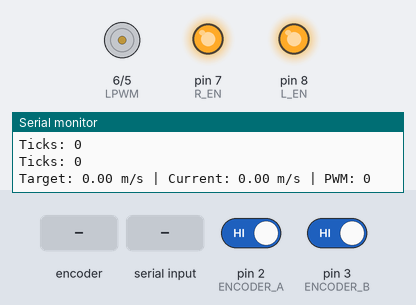
Simulated run of this sketch. Board: Arduino Uno, built with avr-gcc and run on an emulated ATmega328P. On the bench: motor-driver pin pairs drawn as motors (green arrow = first pin HIGH = forward, orange = second pin HIGH = backward, longer = more drive), output pins drawn as LEDs (lit = HIGH), the last lines printed to the serial monitor. The test bench sets the inputs (shaded band); at power-on: pin 2 (ENCODER_A) HIGH, pin 3 (ENCODER_B) HIGH.

Above: at 1.2 s.
1.3 s: rotary encoder on pin 2 (ENCODER_A) / pin 3 (ENCODER_B) turned 2 steps (second pin leading)
At 1.53 s:
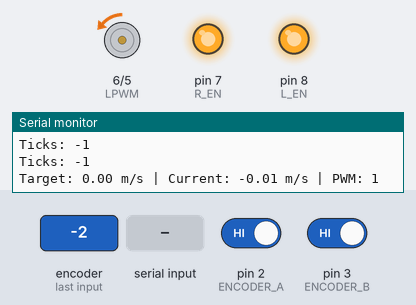
3.2 s: "90,45\n" received over Serial
At 4.1 s:
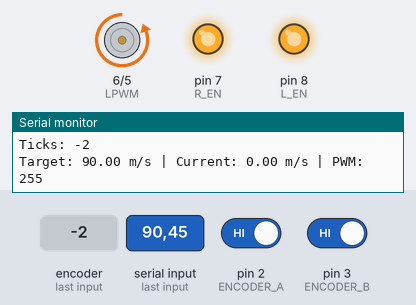
4.7 s: "200\n" received over Serial
At 5.1 s:
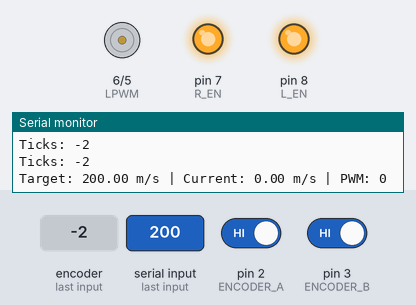
7.7 s: "5\n" received over Serial
At 8.3 s:
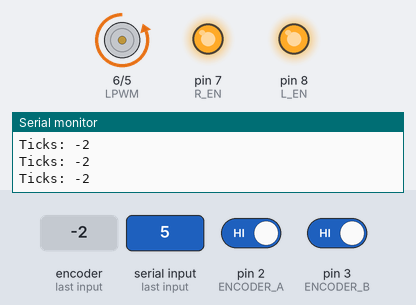
Timing chart, 0 to 10.3 s (numbered marks = the images above; inputs shaded):
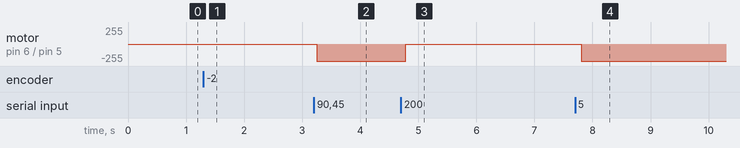

The sketch:

speed_control_with_encoder.ino
```cpp
// === Motor control pins for BTS7960 ===
const int RPWM = 5;
const int LPWM = 6;
const int R_EN = 7;
const int L_EN = 8;

// === Encoder pins ===
const int ENCODER_A = 2;
const int ENCODER_B = 3;

// === Encoder variables ===
volatile long encoderTicks = 0;
long lastEncoderTicks = 0;
unsigned long lastMillis = 0;

// === Motor/encoder specs ===
int encoderCPR = 330;                // Can be changed using calibration
const float wheelDiameter = 0.065;   // meters
const float wheelCircumference = 3.1416 * wheelDiameter;

// === Control variables ===
float targetSpeed = 0.0;    // m/s
float currentSpeed = 0.0;   // m/s
int pwmValue = 0;           // PWM output

void setup() {
  Serial.begin(9600);

  // Motor setup
  pinMode(RPWM, OUTPUT);
  pinMode(LPWM, OUTPUT);
  pinMode(R_EN, OUTPUT);
  pinMode(L_EN, OUTPUT);
  digitalWrite(R_EN, HIGH);
  digitalWrite(L_EN, HIGH);

  // Encoder setup
  pinMode(ENCODER_A, INPUT_PULLUP);
  pinMode(ENCODER_B, INPUT_PULLUP);
  attachInterrupt(digitalPinToInterrupt(ENCODER_A), readEncoder, RISING);

  Serial.println("Ready. Send target speed in m/s (e.g. 0.3).");
  Serial.println("Send 'c' to calculate encoder CPR manually.");
}

void loop() {
  unsigned long currentMillis = millis();

  // === Every 100ms, calculate speed and adjust PWM ===
  if (currentMillis - lastMillis >= 100) {
    long deltaTicks = encoderTicks - lastEncoderTicks;
    lastEncoderTicks = encoderTicks;

    float revs = (float)deltaTicks / encoderCPR;
    float distance = revs * wheelCircumference;
    currentSpeed = distance / 0.1;  // in m/s

    // === P-Control ===
    float error = targetSpeed - currentSpeed;
    float Kp = 300; // Tune as needed
    pwmValue += Kp * error;
    pwmValue = constrain(pwmValue, 0, 255);
    driveMotor(pwmValue);

    Serial.print("Target: ");
    Serial.print(targetSpeed);
    Serial.print(" m/s | Current: ");
    Serial.print(currentSpeed);
    Serial.print(" m/s | PWM: ");
    Serial.println(pwmValue);

    lastMillis = currentMillis;
  }

  // === Handle serial input ===
  if (Serial.available()) {
    String input = Serial.readStringUntil('\n');
    input.trim();

    if (input == "c") {
      calculateEncoderCPR();
    } else {
      float spd = input.toFloat();
      if (spd >= 0.0) {
        targetSpeed = spd;
        Serial.print("Set target speed to: ");
        Serial.print(targetSpeed);
        Serial.println(" m/s");
      }
    }
  }
  Serial.print("Ticks: ");
Serial.println(encoderTicks);
}

// === Encoder interrupt handler ===
void readEncoder() {
  if (digitalRead(ENCODER_B) == LOW)
    encoderTicks++;
  else
    encoderTicks--;
}

// === Motor driver function ===
void driveMotor(int pwm) {
  analogWrite(RPWM, pwm);
  analogWrite(LPWM, 0); // Forward only
}

// === Measure encoder CPR by rotating one full wheel turn ===
void calculateEncoderCPR() {
  encoderTicks = 0;
  Serial.println("Rotate wheel 1 full turn by hand...");
  delay(5000);
  noInterrupts();
  int countedTicks = encoderTicks;
  interrupts();
  Serial.print("Measured CPR: ");
  Serial.println(countedTicks);
  Serial.println("Update 'encoderCPR' in code to this value.");
}
```

Measured:
- after the input at 1.3 s, motor on pin 6 (LPWM) / pin 5 (RPWM): stopped → backward 1/255 after 0.13 s, → backward 2/255 0.21 s later
- after the input at 3.2 s, motor on pin 6 (LPWM) / pin 5 (RPWM): backward 2/255 → backward 255/255 after 0.05 s
- after the input at 4.7 s, motor on pin 6 (LPWM) / pin 5 (RPWM): backward 255/255 → stopped after 0.08 s
- after the input at 7.7 s, motor on pin 6 (LPWM) / pin 5 (RPWM): stopped → backward 255/255 after 0.11 s
